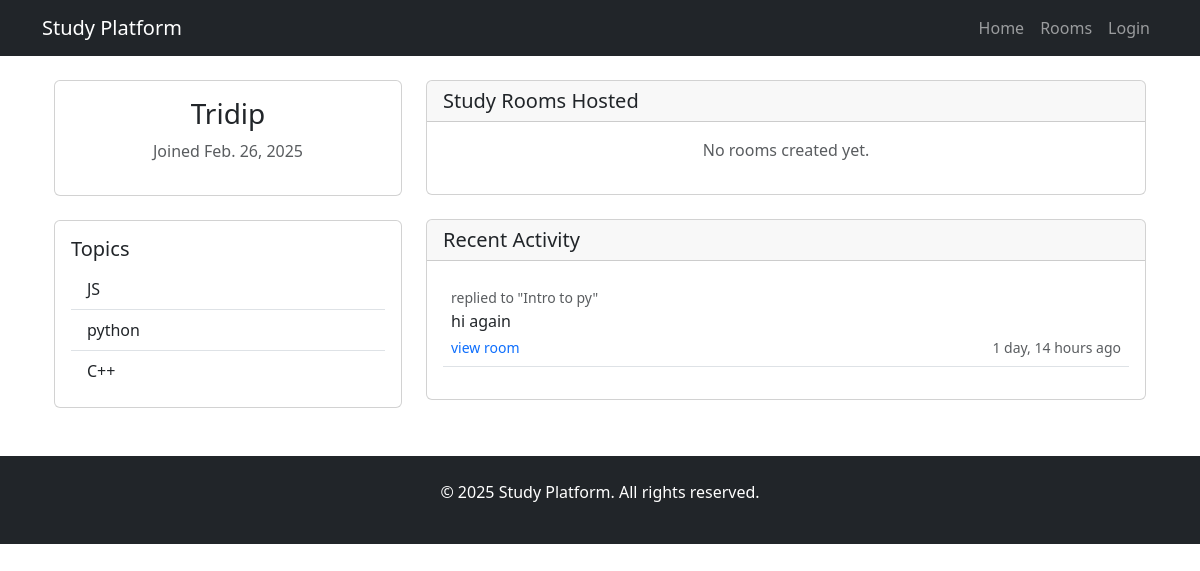
Page /profile/Tridip/ on the committed database.
### base/models.py (models this page shows, shortened)
class Topic(models.Model):
    name=models.CharField(max_length=200)

class Message(models.Model):
    user = models.ForeignKey(User, on_delete=models.CASCADE)
    room= models.ForeignKey(Room, on_delete=models.CASCADE)
    body=models.TextField()
    updated = models.DateTimeField(auto_now=True)
    created = models.DateTimeField (auto_now_add=True)

class Room(models.Model):
    topic=models.ForeignKey(Topic, on_delete=models.SET_NULL, null=True)
    host=models.ForeignKey(User, on_delete=models.SET_NULL, null=True)
    name = models.CharField(max_length=200)
    description = models.TextField(null=True, blank=True)
    participants=models.ManyToManyField(User, related_name='participants')
    updated = models.DateTimeField(auto_now=True)
    created = models.DateTimeField (auto_now_add=True)
    class Meta:
        ordering = ['-created']  # Show newest rooms first

### base/views.py (the view)
# urls.py: path('profile/<str:username>/', userProfile, name='user-profile'),
def userProfile(request, username):
    user = get_object_or_404(User, username=username)
    rooms = Room.objects.filter(host=user)
    room_messages = Message.objects.filter(user=user)
    topics = Topic.objects.all()
    context = {
        'user': user,
        'rooms': rooms,
        'room_messages': room_messages,
        'topics': topics
    }
    return render(request, 'profile.html', context)

### base/templates/profile.html (shortened to what this page needs)
{% extends 'main.html' %}
{% block content %}
<div class="container mt-4">
    <div class="row">
        <div class="col-md-4">
            <div class="card">
                <div class="card-body">
                    <div class="text-center mb-3">
                        <h3>{{ user.username }}</h3>
                        <p class="text-muted">Joined {{ user.date_joined|date }}</p>
                    </div>
                </div>
            </div>
            <div class="card mt-4">
                <div class="card-body">
                    <h5 class="card-title">Topics</h5>
                    <div class="list-group list-group-flush">
                        {% for topic in topics %}
                        <a href="{% url 'home' %}?topic={{topic.name}}" class="list-group-item list-group-item-action">
                            {{ topic.name }}
                        </a>
                        {% endfor %}
                    </div>
                </div>
            </div>
        </div>
        <div class="col-md-8">
            <div class="card mb-4">
                <div class="card-header">
                    <h5 class="card-title mb-0">Study Rooms Hosted</h5>
                </div>
                <div class="card-body">
                    {% for room in rooms %}
                    <div class="room-item mb-3 p-3 border-bottom">
                        <div class="d-flex justify-content-between align-items-center">
                            <h5><a href="{% url 'room_detail' room.id %}" class="text-decoration-none">{{ room.name }}</a></h5>
                            <small class="text-muted">{{ room.created|timesince }} ago</small>
                        </div>
                        <p class="mb-1">{{ room.description|truncatechars:150 }}</p>
                        <div class="d-flex justify-content-between align-items-center">
                            <small class="text-muted">Topic: {{ room.topic.name }}</small>
                            <small>{{ room.participants.count }} participant{{ room.participants.count|pluralize }}</small>
                        </div>
                    </div>
                    {% empty %}
                    <p class="text-center text-muted">No rooms created yet.</p>
                    {% endfor %}
                </div>
            </div>
            <div class="card">
                <div class="card-header">
                    <h5 class="card-title mb-0">Recent Activity</h5>
                </div>
                <div class="card-body">
                    {% for message in room_messages %}
                    <div class="activity-item mb-3 p-2 border-bottom">
                        <small class="text-muted">replied to "{{ message.room.name }}"</small>
                        <p class="mb-1">{{ message.body }}</p>
                        <div class="d-flex justify-content-between">
                            <small>
                                <a href="{% url 'room_detail' message.room.id %}" class="text-decoration-none">
                                    view room
                                </a>
                            </small>
                            <small class="text-muted">{{ message.created|timesince }} ago</small>
                        </div>
                    </div>
                    {% empty %}
                    <p class="text-center text-muted">No activity yet.</p>
                    {% endfor %}
                </div>
            </div>
        </div>
    </div>
</div>
{% endblock %}

### rows in the picture
Topic: name "JS"
Topic: name "python"
Topic: name "C++"
Message: room.name "Intro to py", body "hi again", created "1 day, 14 hours"

### other values in the picture
{{ user.username }} "Tridip"
{{ user.date_joined|date }} "Feb. 26, 2025"
